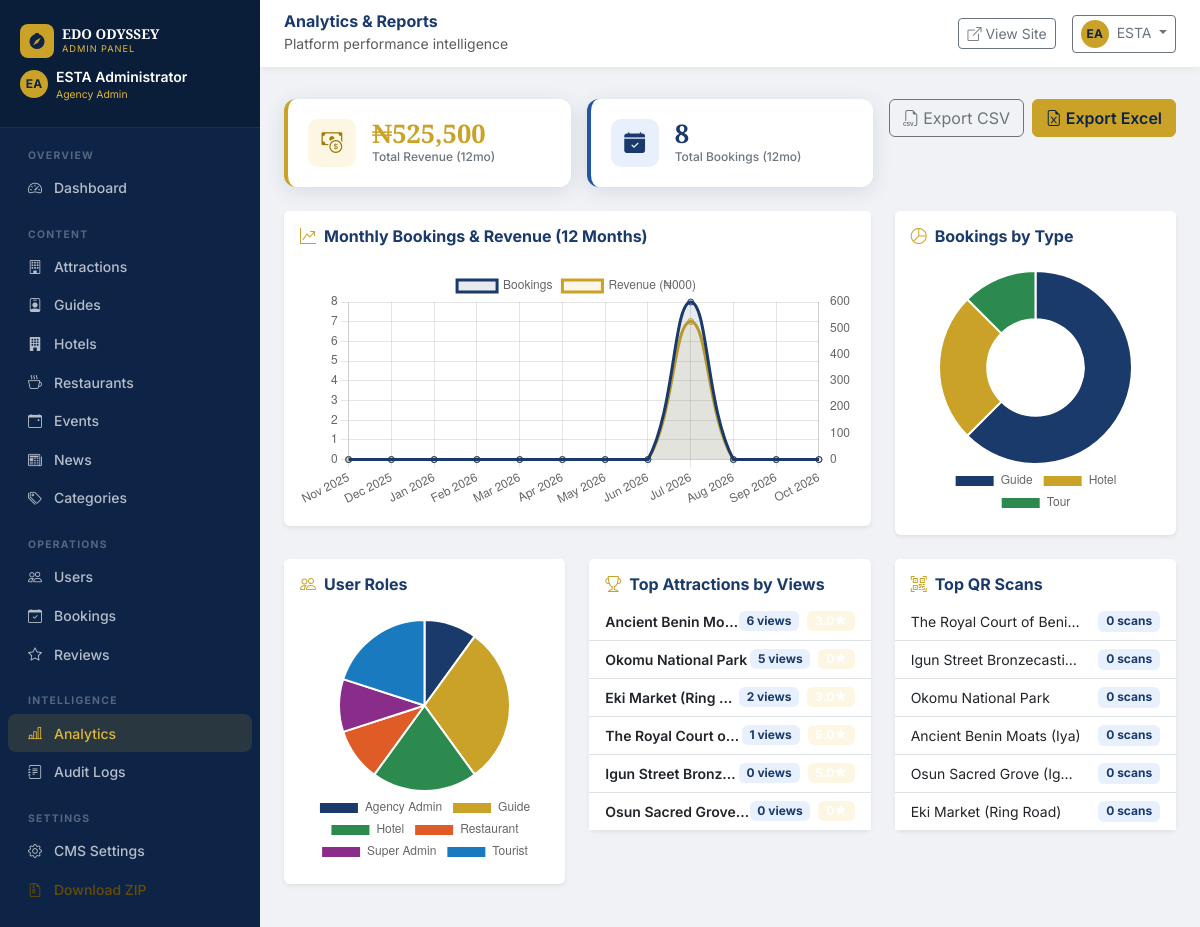
Page /admin/analytics (signed in) on the earlier database version.
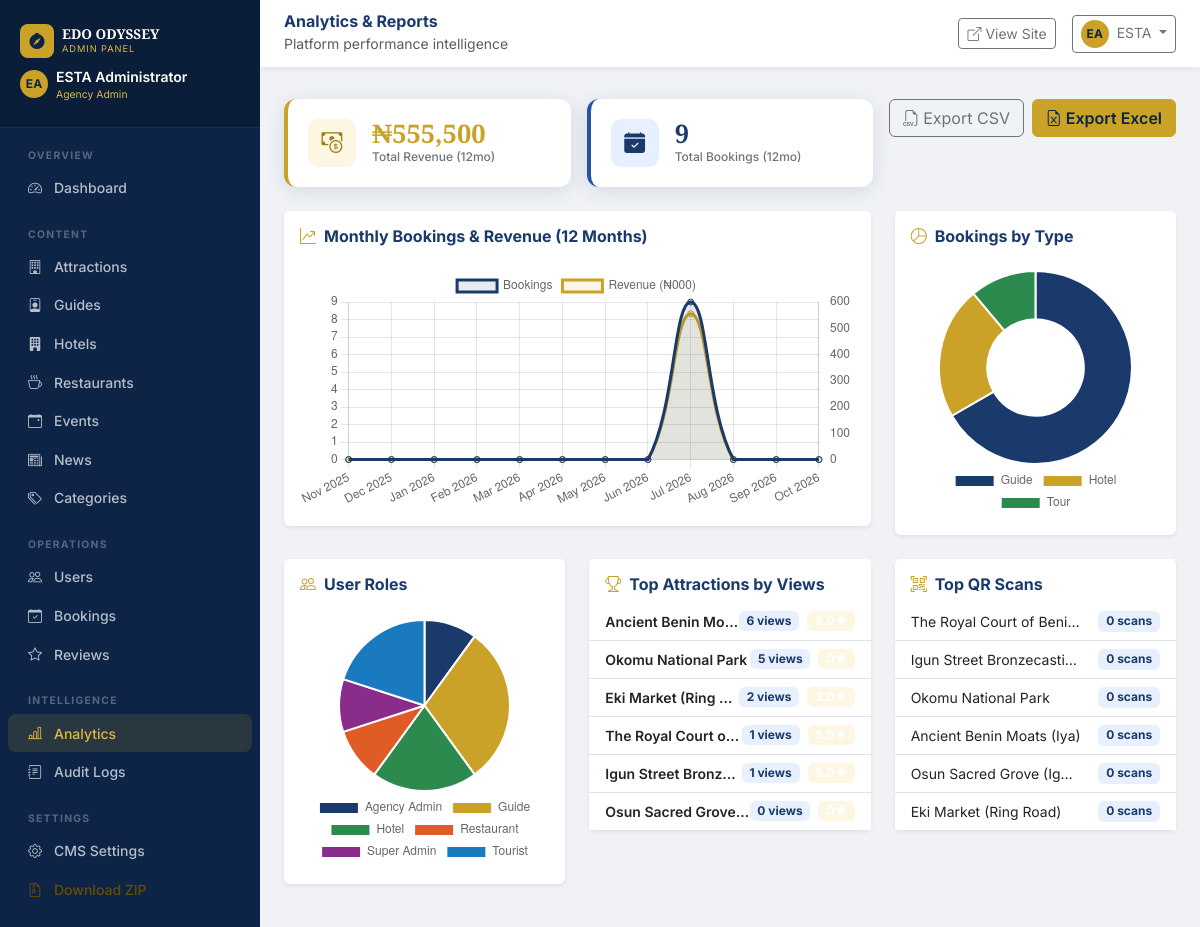
Same page on the later database version.
### app/models/models.py (models this page shows, shortened)
class BaseModel(db.Model):
    __abstract__ = True
    id = db.Column(db.Integer, primary_key=True)
    uuid = db.Column(db.String(36), default=gen_uuid, unique=True, nullable=False, index=True)
    created_at = db.Column(db.DateTime, default=datetime.utcnow, nullable=False)
    updated_at = db.Column(db.DateTime, default=datetime.utcnow, onupdate=datetime.utcnow, nullable=False)
    created_by = db.Column(db.Integer, nullable=True)
    status = db.Column(db.String(20), default="active", nullable=False)
    deleted_at = db.Column(db.DateTime, nullable=True)

class Attraction(BaseModel):
    __tablename__ = "attractions"
    user_id = db.Column(db.Integer, db.ForeignKey("users.id"), nullable=True)  # Owner/Manager
    name = db.Column(db.String(150), nullable=False)
    category_id = db.Column(db.Integer, db.ForeignKey("categories.id"), nullable=True)
    description = db.Column(db.Text, nullable=False)
    address = db.Column(db.String(255), nullable=False)
    history = db.Column(db.Text, nullable=True)
    opening_hours = db.Column(db.String(100), nullable=True)
    ticket_price = db.Column(db.Float, default=0.0, nullable=False)
    image_url = db.Column(db.String(255), nullable=True)
    gallery_urls = db.Column(db.Text, nullable=True)
    latitude = db.Column(db.Float, nullable=False)
    longitude = db.Column(db.Float, nullable=False)
    contact = db.Column(db.String(100), nullable=True)
    website = db.Column(db.String(255), nullable=True)
    featured = db.Column(db.Boolean, default=False, nullable=False)
    active = db.Column(db.Boolean, default=True, nullable=False)
    views = db.Column(db.Integer, default=0, nullable=False)
    visit_count = db.Column(db.Integer, default=0, nullable=False)
    category = db.relationship("Category", back_populates="attractions")
    qr_codes = db.relationship("QRCode", back_populates="attraction", cascade="all, delete-orphan")
    reviews = db.relationship("Review", primaryjoin="and_(Review.target_type=='Attraction', Review.target_id==Attraction.id)", foreign_keys="Review.target_id", lazy="dynamic", overlaps="reviews")
    favourites = db.relationship("Favourite", primaryjoin="and_(Favourite.target_type=='Attraction', Favourite.target_id==Attraction.id)", foreign_keys="Favourite.target_id", lazy="dynamic", overlaps="favourites")
    owner = db.relationship("User", back_populates="owned_attractions", foreign_keys=[user_id])
    @property
    def avg_rating(self):
        reviews = Review.query.filter_by(target_type="Attraction", target_id=self.id).all()
        if not reviews:
            return 0
        return round(sum(r.rating for r in reviews) / len(reviews), 1)

### app/admin/routes.py (the view)
@admin_bp.route("/analytics")
@login_required
@admin_required
def analytics():
    monthly = []
    for i in range(11, -1, -1):
        month_start = (datetime.utcnow().replace(day=1) - timedelta(days=i * 30)).replace(day=1)
        month_end = (month_start + timedelta(days=32)).replace(day=1)
        count = Booking.query.filter(Booking.created_at >= month_start, Booking.created_at < month_end).count()
        revenue = db.session.query(db.func.sum(Booking.total_price)).filter(
            Booking.created_at >= month_start, Booking.created_at < month_end,
            Booking.booking_status.in_(["Confirmed", "Completed"])
        ).scalar() or 0
        monthly.append({"month": month_start.strftime("%b %Y"), "count": count, "revenue": float(revenue)})
    top_attractions = Attraction.query.filter_by(status="active").order_by(Attraction.views.desc()).limit(10).all()
    top_guides = Guide.query.filter_by(verification_status="Approved", status="active").order_by(Guide.total_tours.desc()).limit(5).all()
    qr_stats = QRCode.query.order_by(QRCode.scanned_count.desc()).limit(10).all()
    booking_types = db.session.query(Booking.booking_type, db.func.count(Booking.id)).group_by(Booking.booking_type).all()
    booking_statuses = db.session.query(Booking.booking_status, db.func.count(Booking.id)).group_by(Booking.booking_status).all()
    role_counts = db.session.query(User.role, db.func.count(User.id)).filter(User.status != "deleted").group_by(User.role).all()
    return render_template(
        "admin/analytics.html",
        monthly=json.dumps(monthly),
        top_attractions=top_attractions,
        top_guides=top_guides,
        qr_stats=qr_stats,
        booking_types=json.dumps([{"type": bt, "count": c} for bt, c in booking_types]),
        booking_statuses=json.dumps([{"status": bs, "count": c} for bs, c in booking_statuses]),
        role_counts=json.dumps([{"role": r, "count": c} for r, c in role_counts]),
        total_revenue=sum(m["revenue"] for m in monthly),
        total_bookings=sum(m["count"] for m in monthly),
    )

### app/models/models.py (called while the page is built)
    @property
    def full_name(self):
        return f"{self.first_name} {self.last_name}"

    @property
    def is_admin(self):
        return self.role in ("Agency Admin", "Super Admin")

### app/templates/admin/analytics.html (shortened to what the changed rows need)
{% extends "admin/base.html" %}
{% block content %}
<div class="row g-3 mb-4">
  <div class="col-md-4"><div class="admin-stat" style="border-left-color:var(--gold-500)"><div><div class="admin-stat-value text-gold">₦{{ '{:,.0f}'.format(total_revenue) }}</div><div class="admin-stat-label">Total Revenue (12mo)</div></div></div></div>
  <div class="col-md-4"><div class="admin-stat"><div><div class="admin-stat-value text-blue">{{ total_bookings }}</div><div class="admin-stat-label">Total Bookings (12mo)</div></div></div></div>
</div>
<div class="row g-4 mb-4">
  <div class="col-lg-8">
    <div class="card border-0 shadow-sm">
      <div class="card-body"><canvas id="monthlyChart" height="130"></canvas></div>
    </div>
  </div>
  <div class="col-lg-4">
    <div class="card border-0 shadow-sm">
      <div class="card-body"><canvas id="typeChart" height="180"></canvas></div>
    </div>
  </div>
</div>
<div class="row g-4 mb-4">
  <div class="col-lg-4">
    <div class="card border-0 shadow-sm">
      <div class="card-body p-0">
        <ul class="list-group list-group-flush">
          {% for a in top_attractions %}
          <li class="list-group-item d-flex justify-content-between py-2 px-3">
            <div class="small fw-semibold text-truncate" style="max-width:170px">{{ a.name }}</div>
            <div class="d-flex gap-2 align-items-center"><span class="badge bg-blue-100 text-blue">{{ a.views }} views</span><span class="badge bg-gold-100 text-gold-600">{{ a.avg_rating }}★</span></div>
          </li>
          {% endfor %}
        </ul>
      </div>
    </div>
  </div>
</div>
{% endblock %}
{% block scripts %}
<script>
const monthly = {{ monthly | safe }};
const bookingTypes = {{ booking_types | safe }};
const roleCounts = {{ role_counts | safe }};
const BLUE = '#1a3a6b', GOLD = '#c9a227';
const COLORS = ['#1a3a6b','#c9a227','#2d8a4e','#e05c27','#8a2d8a','#1a7abf'];
new Chart(document.getElementById('monthlyChart'), {
  type: 'line',
  data: {
    labels: monthly.map(d => d.month),
    datasets: [
      { label: 'Bookings', data: monthly.map(d => d.count), borderColor: BLUE, backgroundColor: 'rgba(26,58,107,.1)', fill: true, tension: .4 },
      { label: 'Revenue (₦000)', data: monthly.map(d => d.revenue/1000), borderColor: GOLD, backgroundColor: 'rgba(201,162,39,.1)', fill: true, tension: .4, yAxisID: 'y2' },
    ]
  },
  options: { responsive: true, scales: { y: { beginAtZero: true }, y2: { position: 'right', beginAtZero: true, grid: { display: false } } } }
});
new Chart(document.getElementById('typeChart'), {
  type: 'doughnut',
  data: { labels: bookingTypes.map(d => d.type), datasets: [{ data: bookingTypes.map(d => d.count), backgroundColor: COLORS }] },
  options: { responsive: true, plugins: { legend: { position: 'bottom' } } }
});
new Chart(document.getElementById('roleChart'), {
  type: 'pie',
  data: { labels: roleCounts.map(d => d.role), datasets: [{ data: roleCounts.map(d => d.count), backgroundColor: COLORS }] },
  options: { responsive: true, plugins: { legend: { position: 'bottom' } } }
});
</script>
{% endblock %}

Differences in the rows shown:
changed Attraction "Igun Street Bronz…": views "0" → "1"
Other differences:
{{ '{:,.0f}'.format(total_revenue) }}: "525,500" → "555,500"
{{ total_bookings }}: "8" → "9"
chart data {{ booking_types | safe }}: [{"type": "Guide", "count": 5}, {"type": "Hotel", "count": 2}, {"type": "Tour", "count": 1}] → [{"type": "Guide", "count": 6}, {"type": "Hotel", "count": 2}, {"type": "Tour", "count": 1}]
